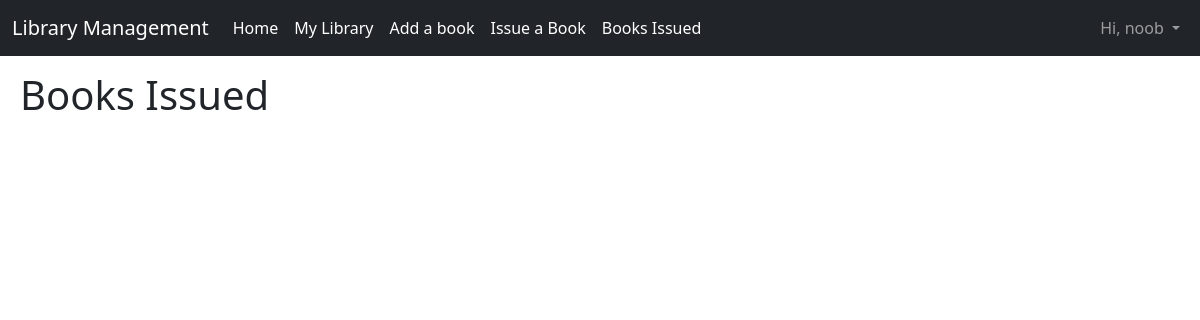
Before: /books-issued/ (signed in) with the older database file.
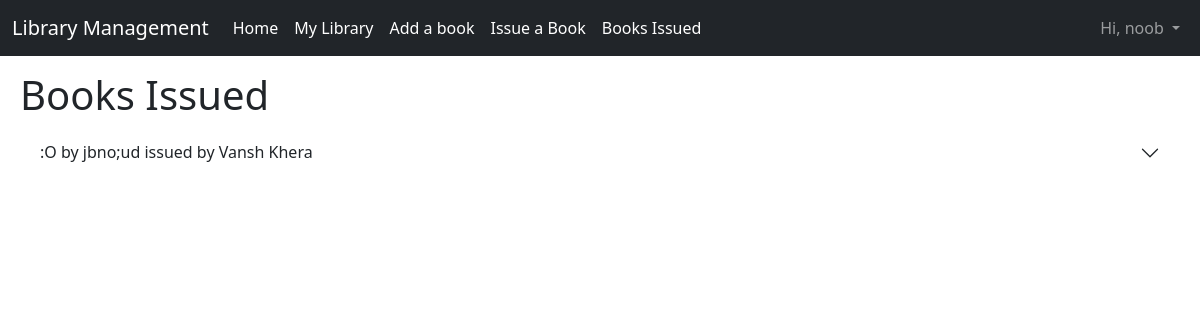
After: the same page with the newer database file.
### main/models.py (models this page shows)
class IssueBook(models.Model):
    name = models.CharField(max_length=400)
    classSection = models.CharField(max_length=10)
    bookName = models.ForeignKey(Book, on_delete=models.CASCADE)
    rollno = models.PositiveIntegerField()
    issued_date = models.DateTimeField(auto_now_add=True)
    date = models.DateField()
    def __str__(self):
        return f"{self.bookName} issued by {self.name}"

class Book(models.Model):
    title = models.CharField(max_length=350)
    author = models.CharField(max_length=300)
    description = models.TextField(max_length=5000, null=True, blank=True)
    issued = models.BooleanField(default=False)
    def __str__(self):
        return f"{self.title} by {self.author}"

### main/views.py (the view)
# urls.py: path("books-issued/", views.booksIssued, name="books_issued"),
@login_required(login_url='login')
def booksIssued(request):
    issued = IssueBook.objects.all()
    books = Book.objects.all().filter(issued=True)
    context = {
        "books" : books,
        "issued" : issued
    }
    return render(request, 'books_issued.html', context)

### templates/books_issued.html (shortened to what this page needs)
{% extends "layout.html" %}
{% block body %}
    <h1>Books Issued</h1>
    <div class="accordion accordion-flush" id="accordionFlushExample">
    {% for issue in issued %}
        <div class="accordion-item">
          <h2 class="accordion-header" id="flush-heading{{ forloop.counter }}">
            <button class="accordion-button collapsed" type="button" data-bs-toggle="collapse" data-bs-target="#flush-collapse{{ forloop.counter }}" aria-expanded="false" aria-controls="flush-collapse{{ forloop.counter }}">
              {{ issue }}
            </button>
          </h2>
        </div>
    {% endfor %}
    </div>
{% endblock body %}

Changed rows visible on the page:
added IssueBook: bookName+name ":O by jbno;ud issued by Vansh Khera"
